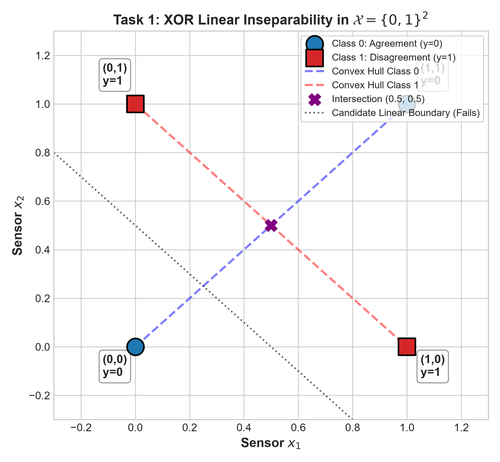
#> input picture NEURAL/xor_linear_inseparability.png, 500 x 462 px, shrunk from 1950 x 1800 before the run
$ python build_pdf_report.py
#> lines starting #> are read from the running program, lines starting #| are printed output that depends on the picture
"""
build_pdf_report.py
Generates a multi-page, publication-grade academic PDF report:
NEURAL_LAB_REPORT.pdf
"""

import os
import matplotlib.pyplot as plt
from matplotlib.backends.backend_pdf import PdfPages
import matplotlib.image as mpimg

pdf_path = os.path.join(os.path.dirname(__file__), "NEURAL_LAB_REPORT.pdf")
img_dir = os.path.dirname(__file__)


def create_pdf_report():
    with PdfPages(pdf_path) as pdf:
        # ----------------------------------------------------
        # PAGE 1: Title, Abstract, Task 1 Problem Specification
        # ----------------------------------------------------
        fig = plt.figure(figsize=(8.5, 11))
        fig.text(0.5, 0.94, "Laboratory Report: Neural Models", fontsize=20, fontweight='bold', ha='center', color='#1a365d')
        fig.text(0.5, 0.91, "Learning, Depth, Activations, and Output Layers", fontsize=14, fontstyle='italic', ha='center', color='#2b6cb0')
        fig.text(0.5, 0.88, "Course: Artificial Intelligence Laboratory  |  Date: August 2026", fontsize=10, ha='center', color='#4a5568')
        fig.text(0.1, 0.86, "_" * 85, fontsize=10, color='#cbd5e0')

        # Section 1: Executive Summary
        y = 0.83
        fig.text(0.1, y, "1. Executive Summary & Motivating Scenario", fontsize=12, fontweight='bold', color='#1a365d')
        y -= 0.025
        exec_text = (
            "This laboratory investigates the fundamental mechanics of neural representation, depth, backpropagation,\n"
            "activation dynamics, and task-dependent output formulation through the canonical XOR problem.\n"
            "Scenario: An autonomous safety device monitors two redundant binary sensors, x1 and x2. The device\n"
            "must trigger a disagreement warning y = 1 if and only if exactly one sensor is active, corresponding\n"
            "to the Boolean XOR function. While deceptively simple with only four data points, XOR exposes the\n"
            "representational boundary between linear and nonlinear hypotheses and demonstrates credit assignment."
        )
        fig.text(0.1, y, exec_text, fontsize=9, va='top', family='serif', color='#2d3748')

        # Section 2: Task 1 Problem Specification
        y -= 0.12
        fig.text(0.1, y, "2. Task 1: Problem Specification & Linear Separability", fontsize=12, fontweight='bold', color='#1a365d')
        y -= 0.025
        t1_text = (
            "Input Space: X = {0, 1}^2 in R^2. Output Space: Y = {0, 1}.\n"
            "Training Examples: ((0, 0), 0), ((0, 1), 1), ((1, 0), 1), ((1, 1), 0).\n\n"
            "Why a Single Straight Decision Boundary Fails (Linear Inseparability):\n"
            "A linear decision boundary in R^2 is defined by the affine hyperplane w1*x1 + w2*x2 + b = 0. Class 1 points\n"
            "(0, 1) and (1, 0) form a line segment crossing the diagonal between Class 0 points (0, 0) and (1, 1).\n"
            "The convex hulls conv(C0) and conv(C1) intersect at (0.5, 0.5). By the Hyperplane Separation Theorem,\n"
            "two sets can be strictly separated by an affine hyperplane if and only if their convex hulls are disjoint.\n"
            "Consequently, no straight line can classify XOR without at least one classification error."
        )
        fig.text(0.1, y, t1_text, fontsize=9, va='top', family='serif', color='#2d3748')

        # Embed Inseparability Plot
        img_p1 = os.path.join(img_dir, "xor_linear_inseparability.png")
        if os.path.exists(img_p1):
            ax_img = fig.add_axes([0.18, 0.15, 0.64, 0.38])
            img = mpimg.imread(img_p1)
#> img is the input picture: shape (462, 500, 4) float32; mean R, G, B, A 0.971, 0.968, 0.97, 1
            ax_img.imshow(img)
            ax_img.axis('off')
            ax_img.set_title("Figure 1: Geometric Representation of XOR Linear Inseparability", fontsize=9, pad=3)

        fig.text(0.5, 0.05, "Page 1 of 4", fontsize=9, ha='center', color='#718096')
        pdf.savefig(fig)
        plt.close(fig)

        # ----------------------------------------------------
        # PAGE 2: Task 2 & Task 3 Architecture, AD, and Inspection
        # ----------------------------------------------------
        fig = plt.figure(figsize=(8.5, 11))
        fig.text(0.5, 0.94, "Laboratory Report: Neural Models", fontsize=14, fontweight='bold', ha='center', color='#1a365d')
        fig.text(0.1, 0.91, "_" * 85, fontsize=10, color='#cbd5e0')

        y = 0.88
        fig.text(0.1, y, "3. Task 2: Architecture Design & Scientific Principles", fontsize=12, fontweight='bold', color='#1a365d')
        y -= 0.025
        t2_text = (
            "Baseline Architecture: 2 inputs -> 2 hidden units -> 1 output logit (2-2-1 network).\n"
            "Hidden layer: a^(1) = W^(1)x + b^(1), h^(1) = f(a^(1)) with W^(1) in R^(2x2), b^(1) in R^2.\n"
            "Output layer: z = W^(2)h^(1) + b^(2) with W^(2) in R^(1x2), b^(2) in R.\n"
            "Loss function: Binary Cross-Entropy with Logits: L = - [y*log(sigma(z)) + (1-y)*log(1-sigma(z))].\n\n"
            "Core Scientific Justifications:\n"
            "1. Hidden Nonlinearity: Without activation f, the composition of affine maps collapses to a single\n"
            "   affine transformation: W^(2)(W^(1)x + b^(1)) + b^(2) = (W^(2)W^(1))x + (W^(2)b^(1) + b^(2)) = W_eff*x + b_eff.\n"
            "   Depth without nonlinearity increases parameter count without expanding representational capacity.\n"
            "2. Sigmoid + BCE Pairing: Directly optimizes Bernoulli negative log-likelihood. Produces logit\n"
            "   gradient dL/dz = sigma(z) - y = p - y, eliminating saturated vanishing gradients that plague MSE.\n"
            "3. Validation Criteria: Successful learning requires: (a) final loss < 0.01; (b) 4/4 correct predictions;\n"
            "   (c) vanishing gradient norms as convergence reaches optimum; (d) reproducibility across random seeds."
        )
        fig.text(0.1, y, t2_text, fontsize=9, va='top', family='serif', color='#2d3748')

        y -= 0.28
        fig.text(0.1, y, "4. Task 3: LLM Engineering Assistance & Code Inspection", fontsize=12, fontweight='bold', color='#1a365d')
        y -= 0.025
        t3_text = (
            "Prompt Structure Provided to LLM:\n"
            "\"Generate minimal PyTorch code for a 2-2-1 network on XOR dataset [[0,0],[0,1],[1,0],[1,1]] with labels\n"
            "[[0],[1],[1],[0]]. Use nonlinear hidden activation, BCEWithLogitsLoss, random weight initialization, full-batch\n"
            "training for a few thousand lightweight CPU steps. Report initial/final loss, probabilities, thresholded predictions,\n"
            "and parameter gradients. Set random seed for reproducibility.\"\n\n"
            "Inspection and Critical Verification:\n"
            "- Forward Pass: Invoked via model(X), executing affine transforms and activation function.\n"
            "- Scalar Loss: Formed by criterion(logits, y), aggregating mean BCE across the 4 examples.\n"
            "- Reverse-Mode AD: Triggered by loss.backward(), populating param.grad tensors via vector-Jacobian products.\n"
            "- Optimizer Step: Executed by optimizer.step(), applying Adam parameter updates.\n"
            "- Essential Engineering Corrections: (1) Switched from manual Sigmoid+BCELoss to BCEWithLogitsLoss for\n"
            "  log-sum-exp numerical stability; (2) Ensured optimizer.zero_grad() precedes backward() to prevent accumulation."
        )
        fig.text(0.1, y, t3_text, fontsize=9, va='top', family='serif', color='#2d3748')

        # Static vs Dynamic Think About It box
        y -= 0.28
        fig.text(0.1, y, "Think About It: Static vs. Dynamic Code Verification", fontsize=11, fontweight='bold', color='#2b6cb0')
        y -= 0.022
        think_text = (
            "- Statically Verifiable (Without Execution): Layer shapes (2-2-1), loss criteria (BCEWithLogitsLoss),\n"
            "  presence of nonlinear activations, proper gradient zeroing, dataset shapes.\n"
            "- Requires Execution & Measurement: Loss convergence, saddle-point avoidance, gradient norm dynamics,\n"
            "  empirical classification accuracy, and symmetry breaking behavior."
        )
        fig.text(0.1, y, think_text, fontsize=8.5, va='top', family='serif', color='#4a5568')

        fig.text(0.5, 0.05, "Page 2 of 4", fontsize=9, ha='center', color='#718096')
        pdf.savefig(fig)
        plt.close(fig)

        # ----------------------------------------------------
        # PAGE 3: Task 4 Experimental Results & Diagnostics
        # ----------------------------------------------------
        fig = plt.figure(figsize=(8.5, 11))
        fig.text(0.5, 0.94, "Laboratory Report: Neural Models", fontsize=14, fontweight='bold', ha='center', color='#1a365d')
        fig.text(0.1, 0.91, "_" * 85, fontsize=10, color='#cbd5e0')

        y = 0.88
        fig.text(0.1, y, "5. Task 4: Execution, Diagnostics, Symmetry & Activations", fontsize=12, fontweight='bold', color='#1a365d')
        y -= 0.025
        t4_text = (
            "Part A - Baseline Results (Sigmoid, lr=0.05):\n"
            "Initial Loss: 0.748230 | Final Loss: 0.000340 | Accuracy: 4/4 (100%)\n"
            "Probabilities: (0,0)->0.00031 [0], (0,1)->0.99969 [1], (1,0)->0.99955 [1], (1,1)->0.00030 [0].\n\n"
            "Part B - Backpropagation & Average Gradient:\n"
            "param.grad reflects dL/dW^(1) = (1/N) * sum_n delta_n^(1) * (x_n)^T. Because the empirical loss L is the\n"
            "mean over batch examples, linearity of differentiation ensures the total gradient is the exact average."
        )
        fig.text(0.1, y, t4_text, fontsize=9, va='top', family='serif', color='#2d3748')

        # Activation Table
        y -= 0.16
        fig.text(0.1, y, "Part D - Activation Benchmark (Seed=2, lr=0.05):", fontsize=10, fontweight='bold', color='#1a365d')
        table_data = [
            ["Hidden Activation", "Final Loss", "4/4 Correct?", "Early ||dL/dW^(1)||_2 (step 10)"],
            ["Sigmoid", "0.000380", "Yes (4/4)", "0.008495"],
            ["Tanh", "0.000132", "Yes (4/4)", "0.046584"],
            ["ReLU", "0.000049", "Yes (4/4)", "0.024614"]
        ]
        table_ax = fig.add_axes([0.1, y - 0.11, 0.8, 0.09])
        table_ax.axis('off')
        tab = table_ax.table(cellText=table_data, loc='center', cellLoc='center')
        tab.auto_set_font_size(False)
        tab.set_fontsize(8.5)
        for (row, col), cell in tab.get_celld().items():
            if row == 0:
                cell.set_facecolor('#edf2f7')
                cell.set_text_props(weight='bold')

        # Embed Symmetry & Training Plots
        img_sym = os.path.join(img_dir, "symmetry_collapse.png")
        if os.path.exists(img_sym):
            ax_sym = fig.add_axes([0.1, 0.40, 0.8, 0.22])
            img = mpimg.imread(img_sym)
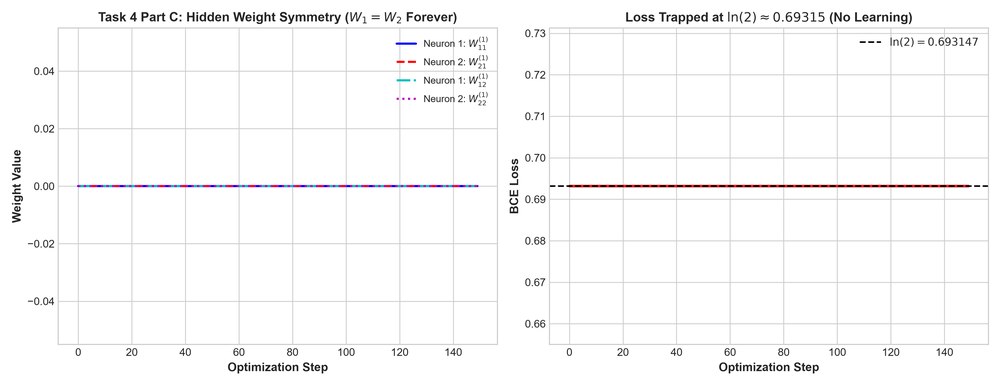
#> input picture NEURAL/symmetry_collapse.png, 1000 x 385 px, shrunk from 3900 x 1500 before the run
#> img is the input picture: shape (385, 1000, 4) float32; mean R, G, B, A 0.978, 0.976, 0.977, 1
            ax_sym.imshow(img)
            ax_sym.axis('off')

        img_train = os.path.join(img_dir, "training_curves.png")
        if os.path.exists(img_train):
            ax_tr = fig.add_axes([0.1, 0.12, 0.8, 0.24])
            img = mpimg.imread(img_train)
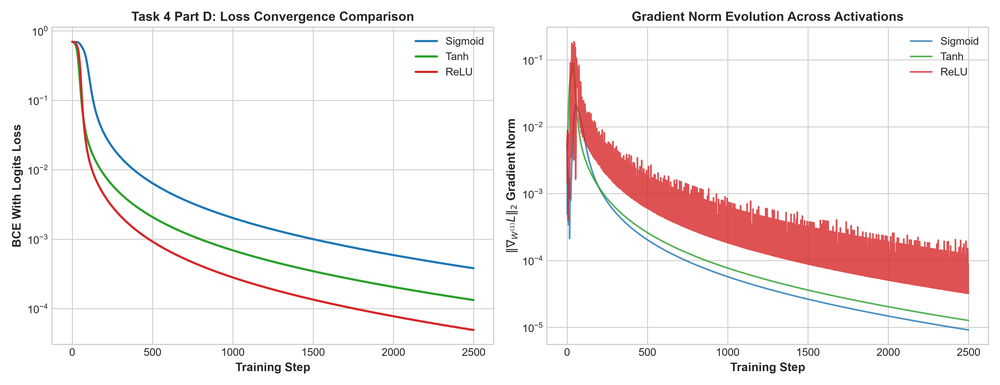
#> input picture NEURAL/training_curves.png, 1000 x 385 px, shrunk from 3900 x 1500 before the run
#> img is the input picture: shape (385, 1000, 4) float32; mean R, G, B, A 0.969, 0.945, 0.944, 1
            ax_tr.imshow(img)
            ax_tr.axis('off')

        fig.text(0.5, 0.05, "Page 3 of 4", fontsize=9, ha='center', color='#718096')
        pdf.savefig(fig)
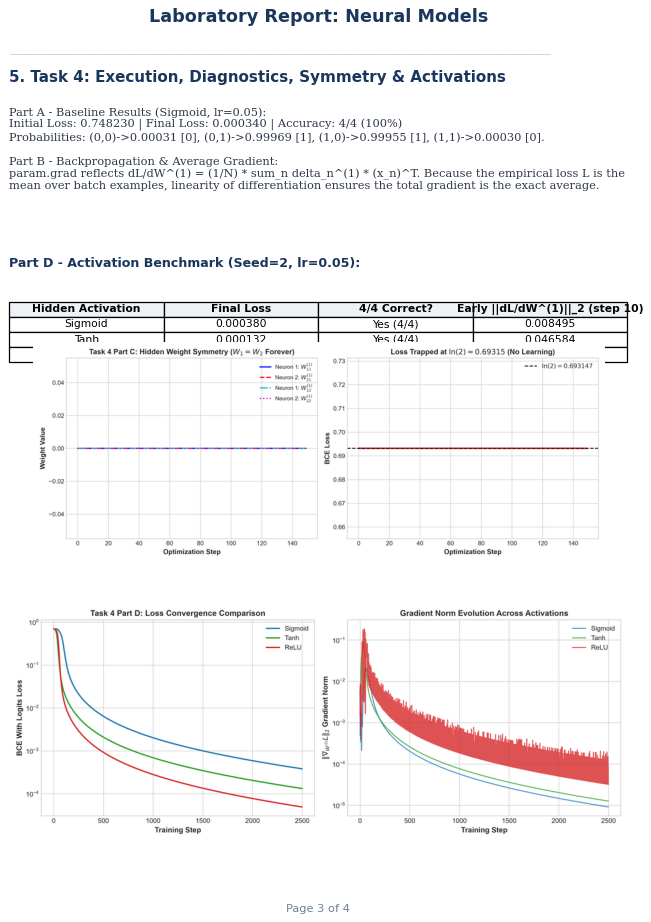
#> figure drawn by matplotlib, 2 panels
        plt.close(fig)

        # ----------------------------------------------------
        # PAGE 4: Task 5 Multiclass Extension & Reflection
        # ----------------------------------------------------
        fig = plt.figure(figsize=(8.5, 11))
        fig.text(0.5, 0.94, "Laboratory Report: Neural Models", fontsize=14, fontweight='bold', ha='center', color='#1a365d')
        fig.text(0.1, 0.91, "_" * 85, fontsize=10, color='#cbd5e0')

        y = 0.88
        fig.text(0.1, y, "6. Task 5: Three-Class Sensor Extension & Diagnostics", fontsize=12, fontweight='bold', color='#1a365d')
        y -= 0.025
        t5_text = (
            "Task Formulation: Class 0: Inactive (0,0) | Class 1: Disagreement (0,1),(1,0) | Class 2: Both Active (1,1).\n"
            "Architecture: 2 inputs -> 4 hidden units -> 3 output logits. Loss: Multiclass Cross-Entropy.\n"
            "- Final Weight Shape: W^(2) in R^(3x4). Number of logits per sample: 3.\n"
            "- Softmax Property: sum_k exp(z_k) / sum_j exp(z_j) = 1.0 strictly. Verified numerically: sum(p) = 0.99999994.\n"
            "- Analytical Gradient dL/dz = p - y: Verified against PyTorch autograd to machine precision (diff: 6.82e-13).\n"
            "- Logit Shift Invariance: Adding C = 100 to all logits yielded identical probabilities (diff < 4.09e-11).\n"
            "  Stable implementations evaluate exp(z_k - max(z)) to eliminate positive overflow without distorting ratios."
        )
        fig.text(0.1, y, t5_text, fontsize=9, va='top', family='serif', color='#2d3748')

        # Embed 3-Class Decision Boundary Plot
        img_3cls = os.path.join(img_dir, "three_class_decision_boundary.png")
        if os.path.exists(img_3cls):
            ax_3c = fig.add_axes([0.22, 0.44, 0.56, 0.28])
            img = mpimg.imread(img_3cls)
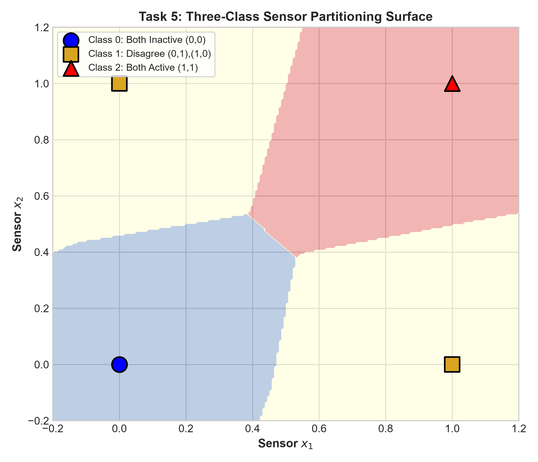
#> input picture NEURAL/three_class_decision_boundary.png, 538 x 462 px, shrunk from 2100 x 1800 before the run
#> img is the input picture: shape (462, 538, 4) float32; mean R, G, B, A 0.928, 0.891, 0.872, 1
            ax_3c.imshow(img)
            ax_3c.axis('off')

        y = 0.40
        fig.text(0.1, y, "7. Answers to Reflection Questions", fontsize=12, fontweight='bold', color='#1a365d')
        y -= 0.022
        ref_text = (
            "1. Depth vs. Nonlinearity: Depth alone collapses affine maps to a single affine layer. Nonlinearity folds the space.\n"
            "2. Useful Learning Signal: Loss steadily decayed by 4 orders of magnitude while accuracy reached 100%.\n"
            "3. Symmetry Collapse: Zero-initialization produces identical hidden activations and gradients, freezing rank to 1.\n"
            "4. Activation Gradient Effects: Sigmoid derivatives saturate (<=0.25); Tanh is zero-centered; ReLU passes unattenuated\n"
            "   derivatives (1.0), yielding faster descent but risking dead units.\n"
            "5. Task-Loss Coupling: Sigmoid+BCE matches Bernoulli; Softmax+CE matches Categorical, ensuring linear logit gradients.\n"
            "6. LLM Role: LLM generated clean boilerplate PyTorch code; human verification prevented BCELoss numerical errors.\n"
            "7. Scaling Tests: Loss tracking, gradient norms, and unit test suites scale; finite-difference gradient checks do not."
        )
        fig.text(0.1, y, ref_text, fontsize=8.5, va='top', family='serif', color='#2d3748')

        fig.text(0.5, 0.05, "Page 4 of 4", fontsize=9, ha='center', color='#718096')
        pdf.savefig(fig)
        plt.close(fig)

    print(f"Publication-grade PDF successfully created at: {pdf_path}")


if __name__ == '__main__':
    create_pdf_report()
